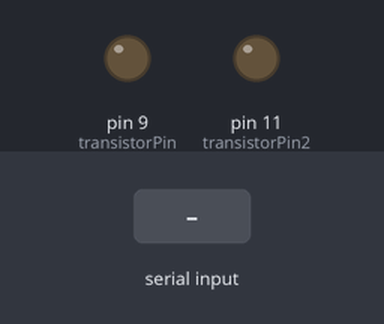
A sketch run on a simulated Arduino Uno, built with avr-gcc and run on an emulated ATmega328P. Parts: output pins drawn as LEDs (lit = HIGH). The test bench sets the inputs (shaded band).

Above: at 1.2 s.
1.3 s: "a90\n" received over Serial
At 2.1 s:
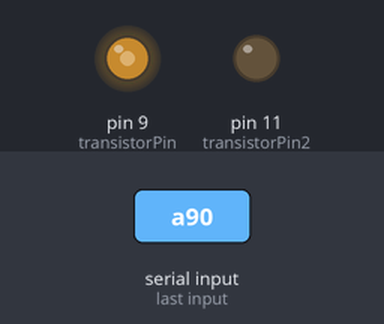
2.8 s: "a,45\n" received over Serial
At 3.3 s:
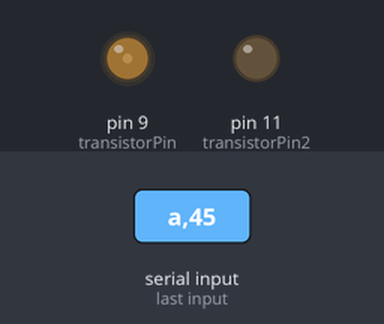
4.3 s: "b90\n" received over Serial
At 5.5 s:
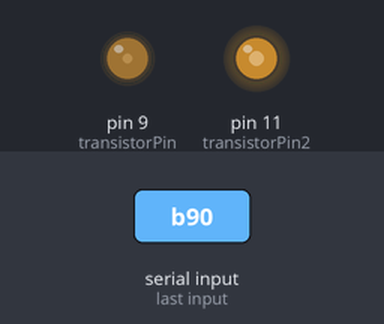
5.8 s: "b,45\n" received over Serial
At 6.7 s:
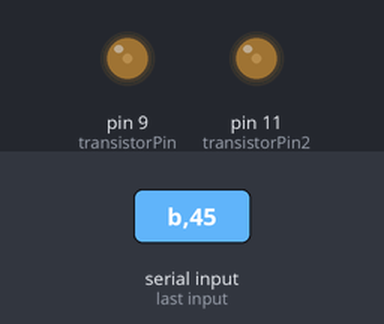
7.3 s: "a90\n" received over Serial
At 7.8 s:
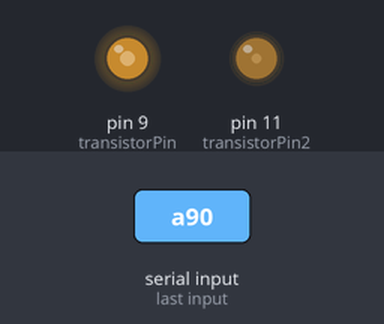
8.8 s: "a\n" received over Serial
At 10.1 s:
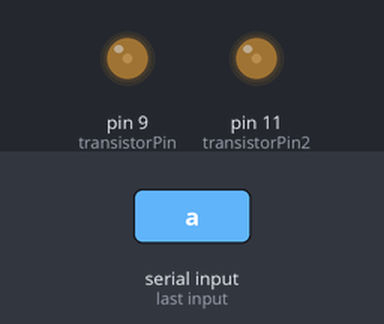
Timing chart, 0 to 11.3 s (numbered marks = the images above; inputs shaded):
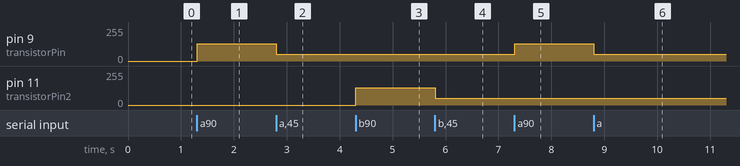

Measured:
- after the input at 1.3 s, pin 9 (transistorPin): 0/255 → 130/255 at once
- after the input at 2.8 s, pin 9 (transistorPin): 130/255 → 50/255 at once
- after the input at 4.3 s, pin 11 (transistorPin2): 0/255 → 130/255 at once
- after the input at 5.8 s, pin 11 (transistorPin2): 130/255 → 50/255 at once
- after the input at 7.3 s, pin 9 (transistorPin): 50/255 → 130/255 at once
- after the input at 8.8 s, pin 9 (transistorPin): 130/255 → 50/255 at once

The sketch:

ti_project.ino
```cpp
const int transistorPin = 9;
const int transistorPin2 = 11;
int ledPin = 13;
String input;
char puck;
int val;
int valueToSend;
int valueToSend2;
const byte numChars = 5;
char receivedCharacters[numChars];
boolean newData = false;
 String string;
 void setup() {
   pinMode(transistorPin, OUTPUT);
   pinMode(transistorPin2, OUTPUT);
   Serial.begin(9600);
 }

 void loop() {
   //analogWrite(transistorPin, 100);
   //analogWrite(transistorPin2, 100);
   recieveInput();
   getValue();
   writeValue();
 }

 void recieveInput() {
   static byte index = 0;
   char endMarker = '\n';
   char rc;

   while(Serial.available() > 0 && newData == false){
     rc = Serial.read();
     if(rc != endMarker){
       receivedCharacters[index] = rc;
       index++;

       if(index >= numChars){
         index = numChars - 1;
       }
     }else{
       receivedCharacters[index] = '\0';
       index = 0;
       newData = true;
     }
   }
 }
 void getValue(){
   if(newData){
     string="";
     for(int i = 1; i < sizeof(receivedCharacters); i++){
         string += receivedCharacters[i];
     }
   }
 }

 void writeValue(){
   val = floor(string.toInt());
   if(newData){
     valueToSend = map(val, 1, 100, 50, 140);
     if(receivedCharacters[0] == 'a'){
       analogWrite(transistorPin, valueToSend);
     }else if(receivedCharacters[0] == 'b'){
       analogWrite(transistorPin2, valueToSend);
     }
     newData = false;
   }
 }
```
